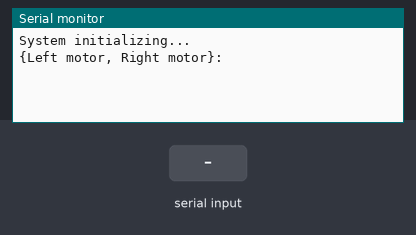
Bench run of a sketch on a simulated Arduino Uno, built with avr-gcc and run on an emulated ATmega328P. Shown: the last lines printed to the serial monitor. The inputs (shaded band) are chosen by the test bench.

Above: at 1.2 s.
1.3 s: "90 45\n" received over Serial
At 2.5 s:
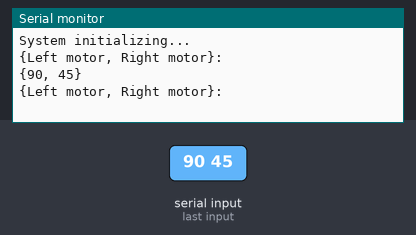
2.8 s: "90 45\n" received over the second serial link
At 5.0 s:
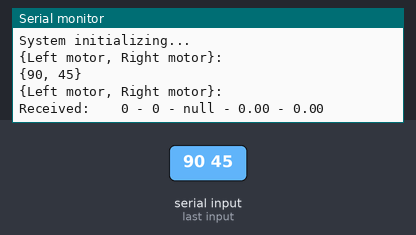
5.3 s: "30 150\n" received over Serial
At 5.9 s:
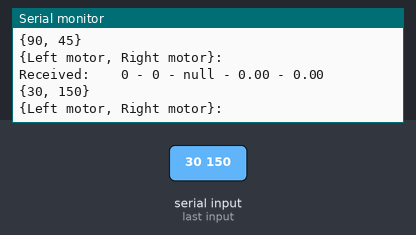

The sketch:

controlling_motors_basestation_v5_controllable_stop.ino
```cpp
#include <ArduinoJson.h>
#include <SoftwareSerial.h>
#include <LinkedList.h>

SoftwareSerial HC12(6, 7); // HC-12 TX Pin, HC-12 RX Pin

StaticJsonDocument<200> sent;
StaticJsonDocument<200> received;

String input;

int index = 0;
int motorSpeedLeft;
int motorSpeedRight;

void setup() {
  Serial.begin(9600);
  HC12.begin(9600);
  Serial.println("System initializing...\n{Left motor, Right motor}:");
}

void loop() {
  if(Serial.available()) {
    input = Serial.readStringUntil('\n');
    index = input.indexOf(' ');

    motorSpeedLeft = input.substring(0, index).toInt();
    motorSpeedRight =input.substring(index+1).toInt();

    if(motorSpeedLeft > 180) motorSpeedLeft = 180;
    if(motorSpeedLeft < 0) motorSpeedLeft = 0;
    if(motorSpeedRight > 180) motorSpeedRight = 180;
    if(motorSpeedRight < 0) motorSpeedRight = 0;

    Serial.print("{");
    Serial.print(motorSpeedLeft);
    Serial.print(", ");
    Serial.print(motorSpeedRight);
    Serial.println("}");
    Serial.println("\n{Left motor, Right motor}:");
    if(motorSpeedLeft == 0 && motorSpeedRight == 0) {
      sent["command"] = "STOP";
    } else {
      sent["command"] = "GO";
    }
    sent["motorSpeedLeft"] = motorSpeedLeft;
    sent["motorSpeedRight"] = motorSpeedRight;
    sent["duration"] = 1;
    sent["controllerDelay"] = 500;
    serializeJson(sent, HC12);
  }

  if(HC12.available()) {
    DeserializationError err = deserializeJson(received, HC12);
    if(err == DeserializationError::Ok) {
      int motorSpeedLeftReceived = received["motorSpeedLeft"].as<int>();
      int motorSpeedRightReceived = received["motorSpeedRight"].as<int>();
      float mainHeadingReceived = received["mainHeading"].as<float>();
      float headingReceived = received["heading"].as<float>();
      String commentReceived = received["comment"].as<String>();

      Serial.print("Received:    ");
      Serial.print(motorSpeedLeftReceived);
      Serial.print(" - ");
      Serial.print(motorSpeedRightReceived);
      Serial.print(" - ");
      Serial.print(commentReceived);
      Serial.print(" - ");
      Serial.print(mainHeadingReceived);
      Serial.print(" - ");
      Serial.println(headingReceived);
    }
  }
}
```

Measured:
- after the input at 1.3 s, the serial monitor: prints a new line at once (image 1)
- after the input at 2.8 s, the serial monitor: prints a new line after 1.0 s (image 2)
- after the input at 5.3 s, the serial monitor: prints a new line at once (image 3)
